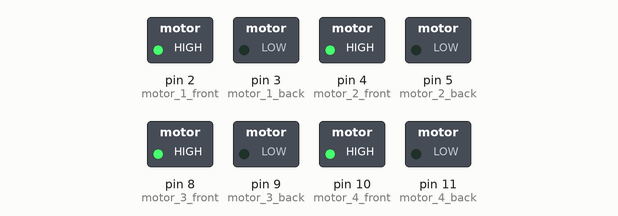
A sketch run on a simulated Arduino Uno, built with avr-gcc and run on an emulated ATmega328P. Shown: switched loads named in the sketch (green lamp = pin HIGH).

Above: at 3.0 s.
At 9.0 s:
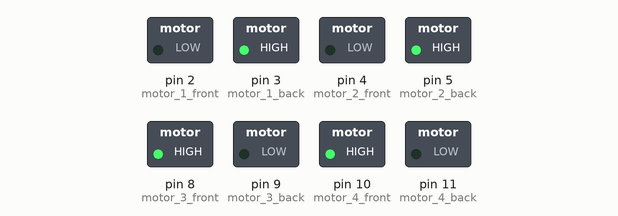
At 15.0 s:
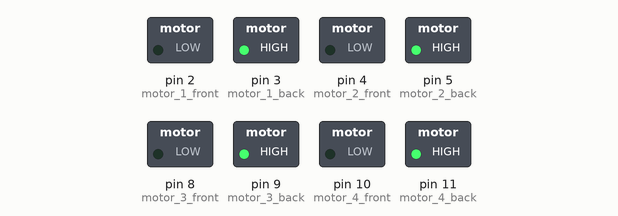
Timing chart, 0 to 23.4 s (numbered marks = the images above):
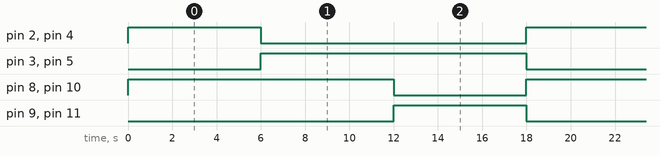

Measured:
- by itself, pin 2 (motor_1_front), pin 4 (motor_2_front), pin 9 (motor_3_back), pin 11 (motor_4_back): alternates HIGH for 6.0 s and LOW for 12.0 s
- by itself, pin 3 (motor_1_back), pin 5 (motor_2_back), pin 8 (motor_3_front), pin 10 (motor_4_front): alternates HIGH for 12.0 s and LOW for 6.0 s
- by itself, everything shown: repeats every 18.0 s, in 4 steps

The sketch:

sketch_feb18b.ino
```cpp
int motor_1_front=2;
int motor_1_back=3;

int motor_2_front=4;
int motor_2_back=5;

int motor_3_front=8;
int motor_3_back=9;

int motor_4_front=10;
int motor_4_back=11;

void setup() {

  pinMode(motor_1_front,OUTPUT);

   pinMode(motor_1_back,OUTPUT);

    pinMode(motor_2_front,OUTPUT);
     pinMode(motor_2_back,OUTPUT);

      pinMode(motor_3_front,OUTPUT);
       pinMode(motor_3_back,OUTPUT);

        pinMode(motor_4_front,OUTPUT);
       pinMode(motor_4_back,OUTPUT);
  // put your setup code here, to run once:

}

void straight(){


  digitalWrite(motor_1_front,HIGH);
  digitalWrite(motor_2_front,HIGH);
  digitalWrite(motor_3_front,HIGH);
  digitalWrite(motor_4_front,HIGH);


   digitalWrite(motor_1_back,LOW);
  digitalWrite(motor_2_back,LOW);
  digitalWrite(motor_3_back,LOW);
  digitalWrite(motor_4_back,LOW);


}

void back()

{

  digitalWrite(motor_1_front,LOW);
  digitalWrite(motor_2_front,LOW);
  digitalWrite(motor_3_front,LOW);
  digitalWrite(motor_4_front,LOW);


  digitalWrite(motor_1_back,HIGH);
  digitalWrite(motor_2_back,HIGH);
  digitalWrite(motor_3_back,HIGH);
  digitalWrite(motor_4_back,HIGH);

}


void right()


{
   digitalWrite(motor_1_back,HIGH);
  digitalWrite(motor_2_back,HIGH);
  digitalWrite(motor_3_back,LOW);
  digitalWrite(motor_4_back,LOW);


   digitalWrite(motor_1_front,LOW);
  digitalWrite(motor_2_front,LOW);
  digitalWrite(motor_3_front,HIGH);
  digitalWrite(motor_4_front,HIGH);


}


void left()
{


   digitalWrite(motor_1_front,HIGH);
  digitalWrite(motor_2_front,HIGH);
  digitalWrite(motor_1_back,LOW);
  digitalWrite(motor_2_back,LOW);


   digitalWrite(motor_3_back,HIGH);
  digitalWrite(motor_4_back,HIGH);
  digitalWrite(motor_3_front,LOW);
  digitalWrite(motor_4_front,LOW);


}

void loop() {
  // put your main code here, to run repeatedly:

straight();

delay(6000);

right();


delay(6000);

back();

delay(6000);

left();

}
```
